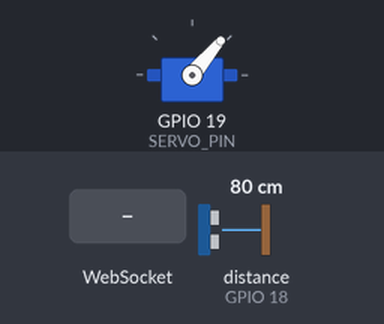
The sketch below on a simulated ESP32. Parts: servo. Wiring (inferred from the names in the program): ultrasonic range finder: trigger GPIO 5; echo GPIO 18. The inputs (shaded band) are chosen by the test bench; at power-on: distance to the obstacle (sensor on GPIO 18) 80 cm. The echo pulse lasts 58.3 µs per cm; WiFi joins after 1.5 s; servers stay silent unless stated; what the sketch prints to the serial monitor is not drawn.

Above: at 3.78 s.
3.8 s: WebSocket text "start_scan" received
At 4.09 s:
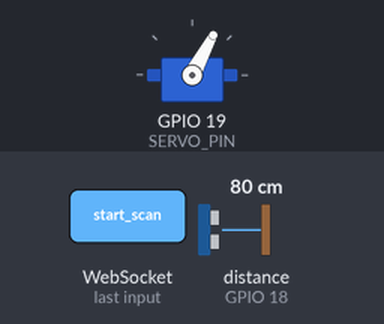
6.8 s: WebSocket text "stop_scan" received
At 6.97 s:
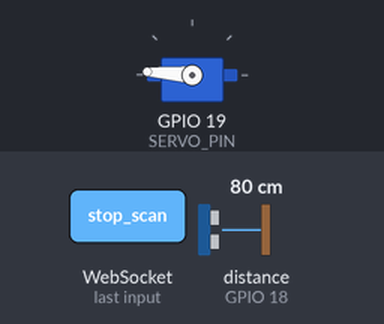
9.8 s: WebSocket text "set_angle" received
At 10.67 s:
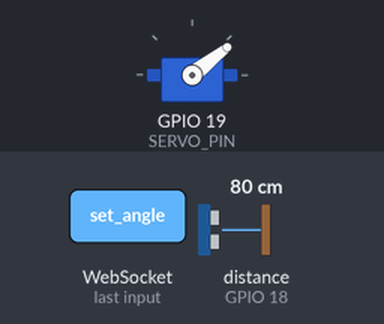
Timing chart, 0 to 18.8 s (numbered marks = the images above; inputs shaded):
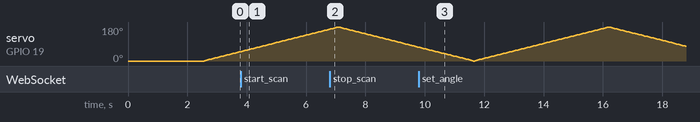

The sketch:

esp32_radar.ino
```cpp
/*
 * ==============================================================================
 * ObjectSense - ESP32 Ultrasonic Radar & Object Detection Firmware
 * ==============================================================================
 * Hardware:
 *   - ESP32 Development Board (NodeMCU / ESP32-WROOM-32)
 *   - HC-SR04 Ultrasonic Distance Sensor
 *   - SG90 or MG995/MG996R Servo Motor
 *   - External 5V Power Supply recommended for Servo motor
 *
 * Pin Mapping:
 *   - TRIG_PIN    -> GPIO 5  (Output to HC-SR04 Trigger)
 *   - ECHO_PIN    -> GPIO 18 (Input from HC-SR04 Echo via voltage divider / direct)
 *   - SERVO_PIN   -> GPIO 19 (PWM to Servo Signal)
 *
 * Libraries Required (install via Arduino IDE Library Manager):
 *   - WebSockets by Markus Sattler (v2.4.0+)
 *   - ArduinoJson by Benoit Blanchon (v6.x or v7.x)
 *   - ESP32Servo by Kevin Harrington (v1.1.0+)
 * ==============================================================================
 */

#include <WiFi.h>
#include <WebSocketsServer.h>
#include <ArduinoJson.h>
#include <ESP32Servo.h>

// ---------------- Wi-Fi Configuration ----------------
const char* WIFI_SSID     = "YOUR_WIFI_SSID";
const char* WIFI_PASSWORD = "YOUR_WIFI_PASSWORD";

// ---------------- Hardware Pin Assignments -----------
#define TRIG_PIN  5
#define ECHO_PIN  18
#define SERVO_PIN 19

// ---------------- Ultrasonic & Servo Parameters ------
#define MIN_ANGLE 0
#define MAX_ANGLE 180
#define DETECTION_THRESHOLD_CM 50 // Threshold for marking detected = true

Servo radarServo;
WebSocketsServer webSocket = WebSocketsServer(80); // WebSocket on Port 80 (or 81)

// Scanning State Machine
bool isScanning = true;
int currentAngle = 0;
int sweepStep = 2; // Step in degrees
int sweepDirection = 1; // 1 = 0 -> 180, -1 = 180 -> 0
unsigned long scanInterval = 50; // Delay in milliseconds between steps
unsigned long lastScanTime = 0;

// Read distance from HC-SR04 in centimeters
float readDistanceCM() {
  digitalWrite(TRIG_PIN, LOW);
  delayMicroseconds(2);
  digitalWrite(TRIG_PIN, HIGH);
  delayMicroseconds(10);
  digitalWrite(TRIG_PIN, LOW);

  // Measure echo pulse width (timeout after ~30ms = approx 5 meters)
  long duration = pulseIn(ECHO_PIN, HIGH, 30000);
  if (duration == 0) {
    return 400.0; // Out of range or no echo
  }

  // Speed of sound = 343 m/s = 0.0343 cm/us
  float distance = (duration * 0.0343) / 2.0;
  return distance;
}

// Send sensor measurement telemetry to connected web clients
void broadcastTelemetry(int angle, float distance, bool detected) {
  StaticJsonDocument<200> doc;
  doc["angle"] = angle;
  doc["distance"] = round(distance * 10.0) / 10.0;
  doc["detected"] = detected;
  doc["timestamp"] = millis() / 1000; // or epoch time if NTP configured

  String output;
  serializeJson(doc, output);
  webSocket.broadcastTXT(output);
}

// Send command acknowledgment to client
void sendAck(uint8_t num, const char* command, bool success, const char* message = "") {
  StaticJsonDocument<200> doc;
  doc["type"] = "ack";
  doc["command"] = command;
  doc["success"] = success;
  if (strlen(message) > 0) {
    doc["message"] = message;
  }

  String output;
  serializeJson(doc, output);
  webSocket.sendTXT(num, output);
}

// WebSocket Event Handler
void webSocketEvent(uint8_t num, WStype_t type, uint8_t * payload, size_t length) {
  switch (type) {
    case WStype_DISCONNECTED:
      Serial.printf("[WebSocket] Client #%u disconnected\n", num);
      break;

    case WStype_CONNECTED: {
      IPAddress ip = webSocket.remoteIP(num);
      Serial.printf("[WebSocket] Client #%u connected from %s\n", num, ip.toString().c_str());
      sendAck(num, "connect", true, "ESP32 ObjectSense Connected");
      break;
    }

    case WStype_TEXT: {
      Serial.printf("[WebSocket] Received text from #%u: %s\n", num, payload);
      StaticJsonDocument<256> doc;
      DeserializationError error = deserializeJson(doc, payload, length);

      if (error) {
        Serial.printf("[WebSocket] JSON Deserialization failed: %s\n", error.c_str());
        return;
      }

      // Handle Ping / Heartbeat
      if (doc.containsKey("type") && strcmp(doc["type"], "ping") == 0) {
        StaticJsonDocument<64> pong;
        pong["type"] = "pong";
        pong["t"] = doc["t"];
        String pongStr;
        serializeJson(pong, pongStr);
        webSocket.sendTXT(num, pongStr);
        return;
      }

      // Handle Inbound Control Commands
      if (doc.containsKey("command")) {
        const char* cmd = doc["command"];

        if (strcmp(cmd, "start_scan") == 0) {
          isScanning = true;
          sendAck(num, "start_scan", true);
        } else if (strcmp(cmd, "stop_scan") == 0) {
          isScanning = false;
          sendAck(num, "stop_scan", true);
        } else if (strcmp(cmd, "set_angle") == 0) {
          int targetAngle = doc["angle"];
          targetAngle = constrain(targetAngle, MIN_ANGLE, MAX_ANGLE);
          currentAngle = targetAngle;
          radarServo.write(currentAngle);
          isScanning = false; // pause auto scan when manual angle is set
          sendAck(num, "set_angle", true);

          // Take immediate reading at this target angle
          float dist = readDistanceCM();
          bool detected = (dist > 0 && dist <= DETECTION_THRESHOLD_CM);
          broadcastTelemetry(currentAngle, dist, detected);
        } else if (strcmp(cmd, "set_speed") == 0) {
          int speed = doc["speed"]; // delay in ms
          scanInterval = constrain(speed, 10, 200);
          sendAck(num, "set_speed", true);
        } else {
          sendAck(num, cmd, false, "Unknown command");
        }
      }
      break;
    }

    default:
      break;
  }
}

void setup() {
  Serial.begin(115200);
  delay(1000);
  Serial.println("\n--- Initializing ObjectSense ESP32 Radar ---");

  // Ultrasonic Pin Modes
  pinMode(TRIG_PIN, OUTPUT);
  pinMode(ECHO_PIN, INPUT);
  digitalWrite(TRIG_PIN, LOW);

  // Servo Configuration
  ESP32PWM::allocateTimer(0);
  radarServo.setPeriodHertz(50); // Standard 50Hz servo
  radarServo.attach(SERVO_PIN, 500, 2400); // Standard pulse width for SG90
  radarServo.write(currentAngle);

  // Connect to Wi-Fi
  Serial.print("Connecting to Wi-Fi SSID: ");
  Serial.println(WIFI_SSID);
  WiFi.mode(WIFI_STA);
  WiFi.begin(WIFI_SSID, WIFI_PASSWORD);

  while (WiFi.status() != WL_CONNECTED) {
    delay(500);
    Serial.print(".");
  }

  Serial.println("\nWiFi Connected!");
  Serial.print("ESP32 IP Address: ");
  Serial.println(WiFi.localIP());
  Serial.printf("Frontend WebSocket URL: ws://%s/ws\n", WiFi.localIP().toString().c_str());

  // Start WebSocket Server
  webSocket.begin();
  webSocket.onEvent(webSocketEvent);
  Serial.println("WebSocket server initialized on port 80");
}

void loop() {
  // Service incoming WebSocket traffic
  webSocket.loop();

  // Handle Scanning Loop
  unsigned long now = millis();
  if (isScanning && (now - lastScanTime >= scanInterval)) {
    lastScanTime = now;

    // Move Servo
    radarServo.write(currentAngle);

    // Measure Distance
    float distance = readDistanceCM();
    bool detected = (distance > 0 && distance <= DETECTION_THRESHOLD_CM);

    // Broadcast reading to all web dashboard clients
    broadcastTelemetry(currentAngle, distance, detected);

    // Advance angle
    currentAngle += (sweepStep * sweepDirection);
    if (currentAngle >= MAX_ANGLE) {
      currentAngle = MAX_ANGLE;
      sweepDirection = -1;
    } else if (currentAngle <= MIN_ANGLE) {
      currentAngle = MIN_ANGLE;
      sweepDirection = 1;
    }
  }
}
```
